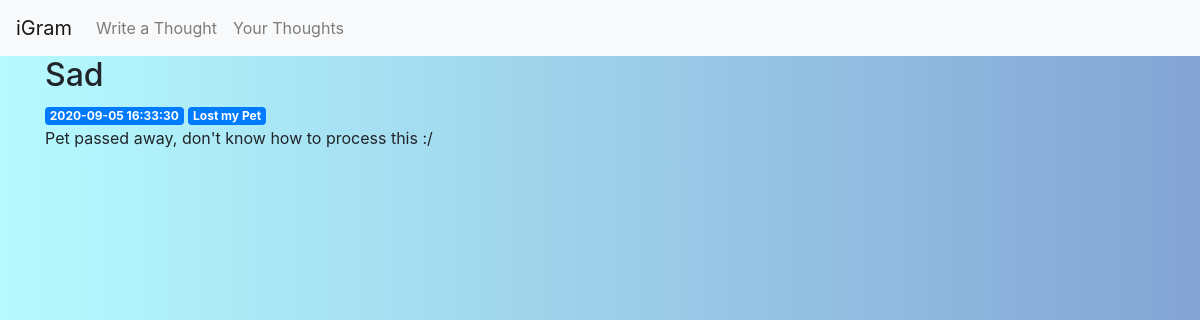
/4, run on the app's committed database.
### tables this page shows
CREATE TABLE posts (
    id INTEGER PRIMARY KEY AUTOINCREMENT,
    created TIMESTAMP NOT NULL DEFAULT CURRENT_TIMESTAMP,
    title TEXT NOT NULL,
    category TEXT NOT NULL,
    content TEXT NOT NULL
    
);

### app.py (the view)
@app.route('/<int:post_id>')
def post(post_id):
    post = get_post(post_id)
    return render_template('post.html', post=post)

### app.py (called while the page is built)
def get_db_connection():
    conn = sqlite3.connect('database.db')
    conn.row_factory = sqlite3.Row
    return conn

def get_post(post_id):
    conn = get_db_connection()
    post = conn.execute('SELECT * FROM posts WHERE id = ?',
                        (post_id,)).fetchone()
    conn.close()
    if post is None:
        abort(404)
    return post

### templates/post.html
{% extends 'base.html' %}
{% block content %}
<body>
    <h2>{% block title %} {{ post['title'] }} {% endblock %}</h2>
    <span class="badge badge-primary">{{ post['created'] }}</span>
    <span class="badge badge-primary">{{ post['category'] }}</span>
    <p>{{ post['content'] }}</p>
    </body>
{% endblock %}

### static/login.css (style rules this page uses)
body { background: #83a4d4; background: -webkit-linear-gradient(to right, #b6fbff, #83a4d4); background: linear-gradient(to right, #b6fbff, #83a4d4); }

### data on the page
posts: title "Sad", created "2020-09-05 16:33:30", category "Lost my Pet", content "Pet passed away, don't know how to process this :/"
